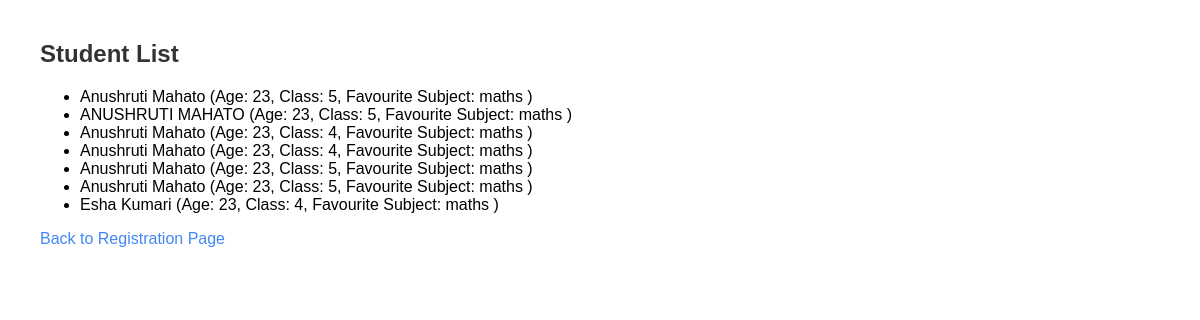
The app's page /student-list/, older data.
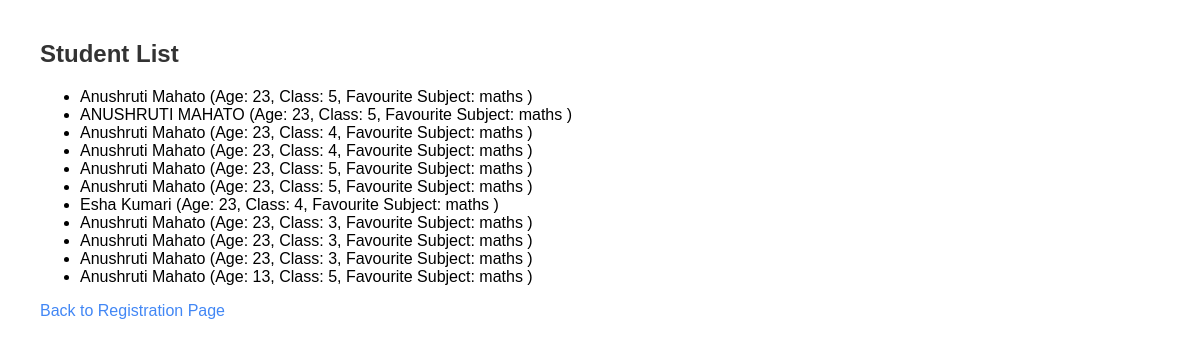
The same page, newer data.
### student_app/models.py (models this page shows, shortened)
class Student(models.Model):
    CLASS_LEVEL_CHOICES=[
        ('1','Class 1'),
        ('2','Class 2'),
        ('3','Class 3'),
        ('4','Class 4'),
        ('5','Class 5'),
    ]
    SUBJECT_CHOICES=[
        ('maths','Mathematics'),
        ('science','Science'),
        ('eng','English'),
        ('history','History'),
        ('art','Arts')
    ]
    name=models.CharField(max_length=100)
    age=models.IntegerField()
    class_level=models.CharField(choices=CLASS_LEVEL_CHOICES)
    favourite_subject=models.CharField(choices=SUBJECT_CHOICES)

### student_app/views.py (the view)
# urls.py: path("student-list/",views.student_list_view,name="student_list"),
def student_list_view(request):
    students=Student.objects.all()
    return render(request,"student_list.html",{'students':students})

### student_app/templates/student_list.html
{% extends 'base.html' %}
{% block content %}
    <h2>Student List</h2>
    <ul>
        {% for student in students %}
            <li>
                {{student.name}} (Age: {{student.age}}, Class: {{student.class_level}}, Favourite Subject: {{student.favourite_subject}} )
            </li>
        {% endfor %}
    </ul>
    <p><a href="{% url 'add_student_view' %}">Back to Registration Page</a></p>
{% endblock %}

### student_app/templates/base.html (shortened to what this page needs)
<!DOCTYPE html>
<html lang="en">
<head>
</head>
<body>
    {% block content %}
    {% endblock %}
</body>
</html>

### student_app/templates/base.html (style rules this page uses)
body { font-family: sans-serif; margin: 40px; }
h2 { color: #333; }
a { text-decoration: none; color: #4287f5; }

Row changes from the older to the newer data that the page shows:
added Student: name "Anushruti Mahato", age "23", class_level "3", favourite_subject "maths"
added Student: name "Anushruti Mahato", age "23", class_level "3", favourite_subject "maths"
added Student: name "Anushruti Mahato", age "23", class_level "3", favourite_subject "maths"
added Student: name "Anushruti Mahato", age "13", class_level "5", favourite_subject "maths"
